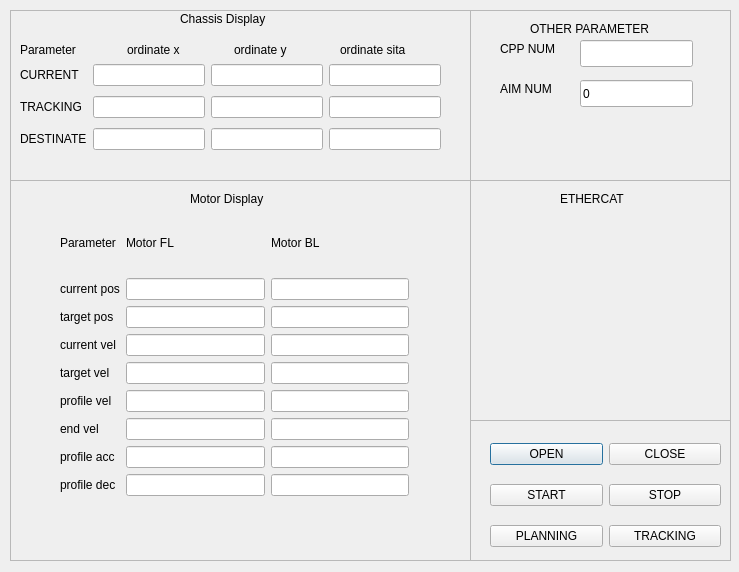
<?xml version="1.0" encoding="UTF-8"?>
<ui version="4.0">
 <class>chassis_display</class>
 <widget class="QDialog" name="chassis_display">
  <property name="geometry">
   <rect>
    <x>0</x>
    <y>0</y>
    <width>739</width>
    <height>572</height>
   </rect>
  </property>
  <property name="windowTitle">
   <string>CHASSIS_PARA_DISPLAY</string>
  </property>
  <property name="sizeGripEnabled">
   <bool>false</bool>
  </property>
  <property name="modal">
   <bool>false</bool>
  </property>
  <widget class="QFrame" name="MOTOR">
   <property name="geometry">
    <rect>
     <x>10</x>
     <y>180</y>
     <width>461</width>
     <height>381</height>
    </rect>
   </property>
   <property name="frameShape">
    <enum>QFrame::StyledPanel</enum>
   </property>
   <property name="frameShadow">
    <enum>QFrame::Raised</enum>
   </property>
   <widget class="QLabel" name="label">
    <property name="geometry">
     <rect>
      <x>180</x>
      <y>10</y>
      <width>96</width>
      <height>17</height>
     </rect>
    </property>
    <property name="layoutDirection">
     <enum>Qt::LeftToRight</enum>
    </property>
    <property name="text">
     <string>Motor Display</string>
    </property>
   </widget>
   <widget class="QWidget" name="layoutWidget">
    <property name="geometry">
     <rect>
      <x>50</x>
      <y>33</y>
      <width>349</width>
      <height>283</height>
     </rect>
    </property>
    <layout class="QGridLayout" name="gridLayout_3">
     <item row="0" column="0">
      <widget class="QLabel" name="label_5">
       <property name="text">
        <string>Parameter</string>
       </property>
      </widget>
     </item>
     <item row="0" column="1">
      <widget class="QLabel" name="label_3">
       <property name="text">
        <string>Motor FL</string>
       </property>
      </widget>
     </item>
     <item row="0" column="2">
      <widget class="QLabel" name="label_4">
       <property name="text">
        <string>Motor BL</string>
       </property>
      </widget>
     </item>
     <item row="1" column="0">
      <widget class="QLabel" name="label_6">
       <property name="text">
        <string>current pos</string>
       </property>
      </widget>
     </item>
     <item row="1" column="1">
      <widget class="QLineEdit" name="FLCPOS"/>
     </item>
     <item row="1" column="2">
      <widget class="QLineEdit" name="BLCPOS"/>
     </item>
     <item row="2" column="0">
      <widget class="QLabel" name="label_7">
       <property name="text">
        <string>target pos</string>
       </property>
      </widget>
     </item>
     <item row="2" column="1">
      <widget class="QLineEdit" name="FLTPOS"/>
     </item>
     <item row="2" column="2">
      <widget class="QLineEdit" name="BLTPOS"/>
     </item>
     <item row="3" column="0">
      <widget class="QLabel" name="label_8">
       <property name="text">
        <string>current vel</string>
       </property>
      </widget>
     </item>
     <item row="3" column="1">
      <widget class="QLineEdit" name="FLCVEL"/>
     </item>
     <item row="3" column="2">
      <widget class="QLineEdit" name="BLCVEL"/>
     </item>
     <item row="4" column="0">
      <widget class="QLabel" name="label_9">
       <property name="text">
        <string>target vel</string>
       </property>
      </widget>
     </item>
     <item row="4" column="1">
      <widget class="QLineEdit" name="FLTVEL"/>
     </item>
     <item row="4" column="2">
      <widget class="QLineEdit" name="BLTVEL"/>
     </item>
     <item row="5" column="0">
      <widget class="QLabel" name="label_10">
       <property name="text">
        <string>profile vel</string>
       </property>
      </widget>
     </item>
     <item row="5" column="1">
      <widget class="QLineEdit" name="FLPVEL"/>
     </item>
     <item row="5" column="2">
      <widget class="QLineEdit" name="BLPVEL"/>
     </item>
     <item row="6" column="0">
      <widget class="QLabel" name="label_11">
       <property name="text">
        <string>end vel</string>
       </property>
      </widget>
     </item>
     <item row="6" column="1">
      <widget class="QLineEdit" name="FLEVEL"/>
     </item>
     <item row="6" column="2">
      <widget class="QLineEdit" name="BLEVEL"/>
     </item>
     <item row="7" column="0">
      <widget class="QLabel" name="label_13">
       <property name="text">
        <string>profile acc</string>
       </property>
      </widget>
     </item>
     <item row="7" column="1">
      <widget class="QLineEdit" name="FLPACC"/>
     </item>
     <item row="7" column="2">
      <widget class="QLineEdit" name="BLPACC"/>
     </item>
     <item row="8" column="0">
      <widget class="QLabel" name="label_12">
       <property name="text">
        <string>profile dec</string>
       </property>
      </widget>
     </item>
     <item row="8" column="1">
      <widget class="QLineEdit" name="FLPDEC"/>
     </item>
     <item row="8" column="2">
      <widget class="QLineEdit" name="BLPDEC"/>
     </item>
    </layout>
   </widget>
  </widget>
  <widget class="QFrame" name="CHASSIS">
   <property name="geometry">
    <rect>
     <x>10</x>
     <y>10</y>
     <width>461</width>
     <height>171</height>
    </rect>
   </property>
   <property name="frameShape">
    <enum>QFrame::StyledPanel</enum>
   </property>
   <property name="frameShadow">
    <enum>QFrame::Raised</enum>
   </property>
   <widget class="QLabel" name="label_2">
    <property name="geometry">
     <rect>
      <x>170</x>
      <y>0</y>
      <width>101</width>
      <height>17</height>
     </rect>
    </property>
    <property name="text">
     <string>Chassis Display</string>
    </property>
   </widget>
   <widget class="QWidget" name="layoutWidget">
    <property name="geometry">
     <rect>
      <x>10</x>
      <y>30</y>
      <width>421</width>
      <height>19</height>
     </rect>
    </property>
    <layout class="QGridLayout" name="gridLayout_2">
     <item row="0" column="0">
      <widget class="QLabel" name="label_14">
       <property name="text">
        <string>Parameter</string>
       </property>
      </widget>
     </item>
     <item row="0" column="1">
      <widget class="QLabel" name="label_15">
       <property name="text">
        <string>ordinate x</string>
       </property>
      </widget>
     </item>
     <item row="0" column="2">
      <widget class="QLabel" name="label_16">
       <property name="text">
        <string>ordinate y</string>
       </property>
      </widget>
     </item>
     <item row="0" column="3">
      <widget class="QLabel" name="label_17">
       <property name="text">
        <string>ordinate sita</string>
       </property>
      </widget>
     </item>
    </layout>
   </widget>
   <widget class="QWidget" name="layoutWidget">
    <property name="geometry">
     <rect>
      <x>10</x>
      <y>50</y>
      <width>421</width>
      <height>95</height>
     </rect>
    </property>
    <layout class="QGridLayout" name="gridLayout">
     <item row="0" column="0">
      <widget class="QLabel" name="label_18">
       <property name="text">
        <string>CURRENT</string>
       </property>
      </widget>
     </item>
     <item row="0" column="1">
      <widget class="QLineEdit" name="CURRENTX">
       <property name="readOnly">
        <bool>false</bool>
       </property>
      </widget>
     </item>
     <item row="0" column="2">
      <widget class="QLineEdit" name="CURRENTY"/>
     </item>
     <item row="0" column="3">
      <widget class="QLineEdit" name="CURRENTS"/>
     </item>
     <item row="1" column="0">
      <widget class="QLabel" name="label_19">
       <property name="text">
        <string>TRACKING</string>
       </property>
      </widget>
     </item>
     <item row="1" column="1">
      <widget class="QLineEdit" name="TRACKX"/>
     </item>
     <item row="1" column="2">
      <widget class="QLineEdit" name="TRACKY"/>
     </item>
     <item row="1" column="3">
      <widget class="QLineEdit" name="TRACKS"/>
     </item>
     <item row="2" column="0">
      <widget class="QLabel" name="label_20">
       <property name="text">
        <string>DESTINATE</string>
       </property>
      </widget>
     </item>
     <item row="2" column="1">
      <widget class="QLineEdit" name="DESTX"/>
     </item>
     <item row="2" column="2">
      <widget class="QLineEdit" name="DESTY"/>
     </item>
     <item row="2" column="3">
      <widget class="QLineEdit" name="DESTS"/>
     </item>
    </layout>
   </widget>
  </widget>
  <widget class="QFrame" name="OTHER">
   <property name="geometry">
    <rect>
     <x>470</x>
     <y>10</y>
     <width>261</width>
     <height>171</height>
    </rect>
   </property>
   <property name="frameShape">
    <enum>QFrame::StyledPanel</enum>
   </property>
   <property name="frameShadow">
    <enum>QFrame::Raised</enum>
   </property>
   <widget class="QLabel" name="label_21">
    <property name="geometry">
     <rect>
      <x>60</x>
      <y>10</y>
      <width>141</width>
      <height>17</height>
     </rect>
    </property>
    <property name="text">
     <string>OTHER PARAMETER</string>
    </property>
   </widget>
   <widget class="QLineEdit" name="CPPNUM">
    <property name="geometry">
     <rect>
      <x>110</x>
      <y>30</y>
      <width>113</width>
      <height>27</height>
     </rect>
    </property>
   </widget>
   <widget class="QLineEdit" name="AIMNUM">
    <property name="geometry">
     <rect>
      <x>110</x>
      <y>70</y>
      <width>113</width>
      <height>27</height>
     </rect>
    </property>
    <property name="text">
     <string>0</string>
    </property>
   </widget>
   <widget class="QLabel" name="label_22">
    <property name="geometry">
     <rect>
      <x>30</x>
      <y>30</y>
      <width>66</width>
      <height>17</height>
     </rect>
    </property>
    <property name="text">
     <string>CPP NUM</string>
    </property>
   </widget>
   <widget class="QLabel" name="label_23">
    <property name="geometry">
     <rect>
      <x>30</x>
      <y>70</y>
      <width>66</width>
      <height>17</height>
     </rect>
    </property>
    <property name="text">
     <string>AIM NUM</string>
    </property>
   </widget>
  </widget>
  <widget class="QFrame" name="OPERATE">
   <property name="geometry">
    <rect>
     <x>470</x>
     <y>420</y>
     <width>261</width>
     <height>141</height>
    </rect>
   </property>
   <property name="frameShape">
    <enum>QFrame::StyledPanel</enum>
   </property>
   <property name="frameShadow">
    <enum>QFrame::Raised</enum>
   </property>
   <widget class="QWidget" name="layoutWidget">
    <property name="geometry">
     <rect>
      <x>20</x>
      <y>10</y>
      <width>231</width>
      <height>131</height>
     </rect>
    </property>
    <layout class="QGridLayout" name="gridLayout_4">
     <item row="0" column="0">
      <widget class="QPushButton" name="OPENButton">
       <property name="text">
        <string>OPEN</string>
       </property>
       <property name="default">
        <bool>false</bool>
       </property>
      </widget>
     </item>
     <item row="0" column="1">
      <widget class="QPushButton" name="CLOSEButton">
       <property name="text">
        <string>CLOSE</string>
       </property>
      </widget>
     </item>
     <item row="1" column="0">
      <widget class="QPushButton" name="STARTButton">
       <property name="text">
        <string>START</string>
       </property>
       <property name="autoDefault">
        <bool>true</bool>
       </property>
      </widget>
     </item>
     <item row="1" column="1">
      <widget class="QPushButton" name="STOPButton">
       <property name="text">
        <string>STOP</string>
       </property>
      </widget>
     </item>
     <item row="2" column="0">
      <widget class="QPushButton" name="PLANButton">
       <property name="text">
        <string>PLANNING</string>
       </property>
      </widget>
     </item>
     <item row="2" column="1">
      <widget class="QPushButton" name="TRACKButton">
       <property name="text">
        <string>TRACKING</string>
       </property>
      </widget>
     </item>
    </layout>
   </widget>
  </widget>
  <widget class="QFrame" name="ETHERCAT">
   <property name="geometry">
    <rect>
     <x>470</x>
     <y>180</y>
     <width>261</width>
     <height>241</height>
    </rect>
   </property>
   <property name="frameShape">
    <enum>QFrame::StyledPanel</enum>
   </property>
   <property name="frameShadow">
    <enum>QFrame::Raised</enum>
   </property>
   <widget class="QLabel" name="label_24">
    <property name="geometry">
     <rect>
      <x>90</x>
      <y>10</y>
      <width>71</width>
      <height>17</height>
     </rect>
    </property>
    <property name="text">
     <string>ETHERCAT</string>
    </property>
   </widget>
  </widget>
 </widget>
 <tabstops>
  <tabstop>OPENButton</tabstop>
  <tabstop>CLOSEButton</tabstop>
  <tabstop>STARTButton</tabstop>
  <tabstop>STOPButton</tabstop>
  <tabstop>PLANButton</tabstop>
  <tabstop>TRACKButton</tabstop>
  <tabstop>AIMNUM</tabstop>
  <tabstop>CPPNUM</tabstop>
  <tabstop>CURRENTX</tabstop>
  <tabstop>CURRENTY</tabstop>
  <tabstop>CURRENTS</tabstop>
  <tabstop>TRACKX</tabstop>
  <tabstop>TRACKY</tabstop>
  <tabstop>TRACKS</tabstop>
  <tabstop>DESTX</tabstop>
  <tabstop>DESTY</tabstop>
  <tabstop>DESTS</tabstop>
  <tabstop>FLCPOS</tabstop>
  <tabstop>BLCPOS</tabstop>
  <tabstop>FLTPOS</tabstop>
  <tabstop>BLTPOS</tabstop>
  <tabstop>FLCVEL</tabstop>
  <tabstop>BLCVEL</tabstop>
  <tabstop>FLTVEL</tabstop>
  <tabstop>BLTVEL</tabstop>
  <tabstop>FLPVEL</tabstop>
  <tabstop>BLPVEL</tabstop>
  <tabstop>FLEVEL</tabstop>
  <tabstop>BLEVEL</tabstop>
  <tabstop>FLPACC</tabstop>
  <tabstop>BLPACC</tabstop>
  <tabstop>FLPDEC</tabstop>
  <tabstop>BLPDEC</tabstop>
 </tabstops>
 <resources/>
 <connections/>
</ui>
